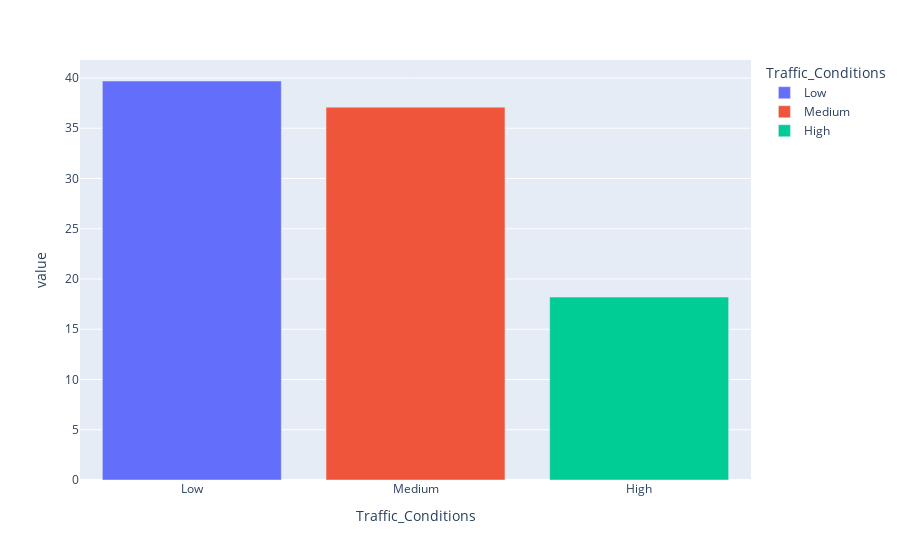

The code cell stored with this chart in its notebook:
### Code cell
contagem_traffic_conditions = df_taxi_pricing.value_counts('Traffic_Conditions')

px.bar(contagem_traffic_conditions/len(df_taxi_pricing) * 100, color=contagem_traffic_conditions.index)

### Figure 1 — Plotly figure (JSON) as saved in the notebook; plotly's stock layout.template omitted (floating-point values rounded to 4 significant figures)
{"data": [{"hovertemplate": "Traffic_Conditions=%{x}<br>value=%{y}<extra></extra>", "legendgroup": "Low", "marker": {"color": "#636efa", "pattern": {"shape": ""}}, "name": "Low", "orientation": "v", "showlegend": true, "textposition": "auto", "type": "bar", "x": ["Low"], "xaxis": "x", "y": [39.7], "yaxis": "y"}, {"hovertemplate": "Traffic_Conditions=%{x}<br>value=%{y}<extra></extra>", "legendgroup": "Medium", "marker": {"color": "#EF553B", "pattern": {"shape": ""}}, "name": "Medium", "orientation": "v", "showlegend": true, "textposition": "auto", "type": "bar", "x": ["Medium"], "xaxis": "x", "y": [37.1], "yaxis": "y"}, {"hovertemplate": "Traffic_Conditions=%{x}<br>value=%{y}<extra></extra>", "legendgroup": "High", "marker": {"color": "#00cc96", "pattern": {"shape": ""}}, "name": "High", "orientation": "v", "showlegend": true, "textposition": "auto", "type": "bar", "x": ["High"], "xaxis": "x", "y": [18.2], "yaxis": "y"}], "layout": {"barmode": "relative", "legend": {"title": {"text": "Traffic_Conditions"}, "tracegroupgap": 0}, "margin": {"t": 60}, "xaxis": {"anchor": "y", "categoryarray": ["Low", "Medium", "High"], "categoryorder": "array", "domain": [0, 1], "title": {"text": "Traffic_Conditions"}}, "yaxis": {"anchor": "x", "domain": [0, 1], "title": {"text": "value"}}}}
